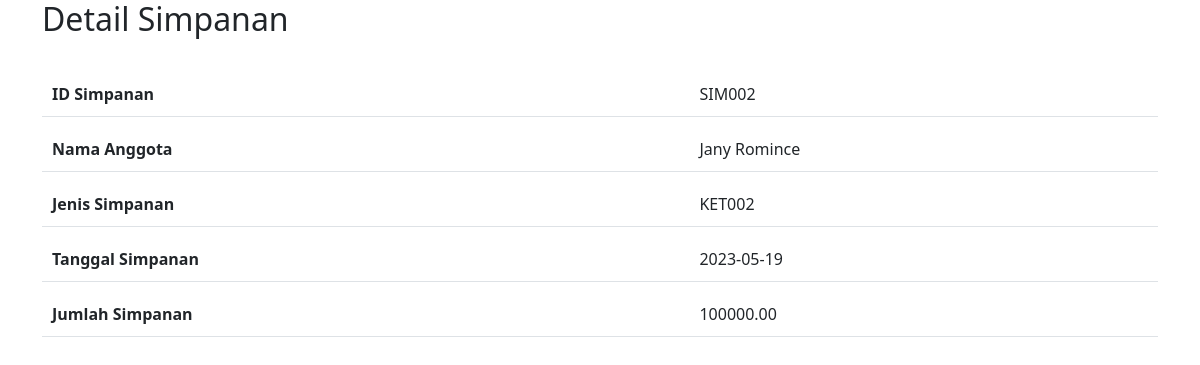
/bukti_simpanan.php, run on an earlier commit of the app's database.
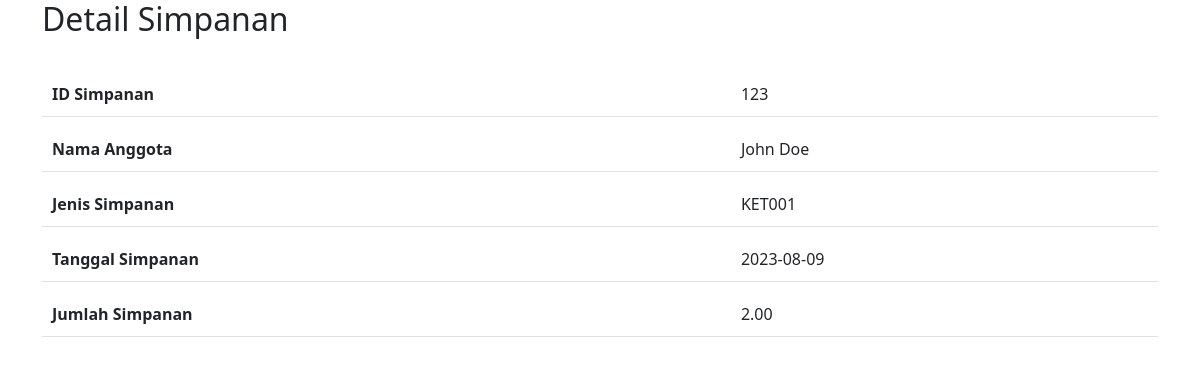
And on a later commit of the database.
### tables this page shows
CREATE TABLE `simpanan` (
  `ID_simpanan` varchar(20) NOT NULL,
  `No_anggota` varchar(20) DEFAULT NULL,
  `Nama_anggota` varchar(255) DEFAULT NULL,
  `Tgl_simpanan` date DEFAULT NULL,
  `NIK` varchar(20) DEFAULT NULL,
  `Nama_karyawan` varchar(255) DEFAULT NULL,
  `No_akun_kas` varchar(20) DEFAULT NULL,
  `Setoran` decimal(10,2) DEFAULT NULL,
  `Penarikan` decimal(10,2) DEFAULT NULL,
  `Keterangan_simpanan` varchar(255) DEFAULT NULL
);

CREATE TABLE `anggota` (
  `No_anggota` varchar(20) NOT NULL,
  `Nama_anggota` varchar(255) DEFAULT NULL,
  `Alamat` varchar(255) DEFAULT NULL,
  `Kota` varchar(255) DEFAULT NULL,
  `Kode_pos` varchar(10) DEFAULT NULL,
  `Tempat_lahir` varchar(255) DEFAULT NULL,
  `Tanggal_lahir` date DEFAULT NULL,
  `Umur` varchar(20) DEFAULT NULL,
  `No_KTP` varchar(20) DEFAULT NULL,
  `Jenis_kelamin` varchar(10) DEFAULT NULL,
  `Telepon` varchar(20) DEFAULT NULL,
  `Pendidikan` varchar(255) DEFAULT NULL,
  `Pekerjaan_Jabatan` varchar(255) DEFAULT NULL,
  `Tanggal_masuk` date DEFAULT NULL,
  `Simpanan_pokok` decimal(10,2) DEFAULT NULL,
  `smk` decimal(10,0) NOT NULL
);

### controller/controller.php (called while the page is built, shortened)
<?php
    function simpananAnggota() {
        $host = 'localhost';
        $db   = 'koperasi';
        $user = 'root';
        $pass = '';
        $dsn = "mysql:host=$host;dbname=$db;charset=utf8mb4";
        try {
            $pdo = new PDO($dsn, $user, $pass);
            $pdo->setAttribute(PDO::ATTR_ERRMODE, PDO::ERRMODE_EXCEPTION);
            $sql = "SELECT s.ID_simpanan, s.No_anggota, a.Nama_anggota, s.Tgl_simpanan, s.Keterangan_simpanan, s.Penarikan
                    FROM simpanan s
                    LEFT JOIN anggota a ON s.No_anggota = a.No_anggota
                    ORDER BY s.ID_simpanan DESC
                    ";
            $stmt = $pdo->prepare($sql);
            $stmt->execute();
            $simpananAnggota = $stmt->fetchAll(PDO::FETCH_ASSOC);
            return $simpananAnggota;
        } catch (PDOException $e) {
            echo "Error: " . $e->getMessage();
            return [];
        }
    }
?>

### bukti_simpanan.php (the view, shortened to what this page needs)
<?php
    require 'controller/controller.php';
    $id = $_GET["id"];
    $detailSimpanan = simpananAnggota("SELECT * FROM simpanan WHERE ID_simpanan = $id")[0];
?>
<!DOCTYPE html>
<html>
<head>
    <link rel="stylesheet" href="https://cdn.jsdelivr.net/npm/bootstrap@5.3.0/dist/css/bootstrap.min.css">
    <link rel="stylesheet" href="assets/css/style.css">
</head>
<body>
    <div class="container">
        <h2 class="mb-4">Detail Simpanan</h2>
        <div class="table-responsive">
            <table class="table">
                <tbody>
                    <tr>
                        <th>ID Simpanan</th>
                        <td><?= $detailSimpanan['ID_simpanan'] ?></td>
                    </tr>
                    <tr>
                        <th>Nama Anggota</th>
                        <td><?= $detailSimpanan['Nama_anggota'] ?></td>
                    </tr>
                    <tr>
                        <th>Jenis Simpanan</th>
                        <td><?= $detailSimpanan['Keterangan_simpanan'] ?></td>
                    </tr>
                    <tr>
                        <th>Tanggal Simpanan</th>
                        <td><?= $detailSimpanan['Tgl_simpanan'] ?></td>
                    </tr>
                    <tr>
                        <th>Jumlah Simpanan</th>
                        <td><?= $detailSimpanan['Penarikan'] ?></td>
                    </tr>
                </tbody>
            </table>
        </div>
    </div>
</body>
</html>

What changed in the data, as far as the page shows it:
removed simpanan: ID_simpanan "SIM002", Keterangan_simpanan "KET002", Tgl_simpanan "2023-05-19", Penarikan "100000.00"
no longer on this page (row unchanged): anggota: Nama_anggota "Jany Romince"
added simpanan: ID_simpanan "123", No_anggota.Nama_anggota "John Doe", Keterangan_simpanan "KET001", Tgl_simpanan "2023-08-09", Penarikan "2.00"
